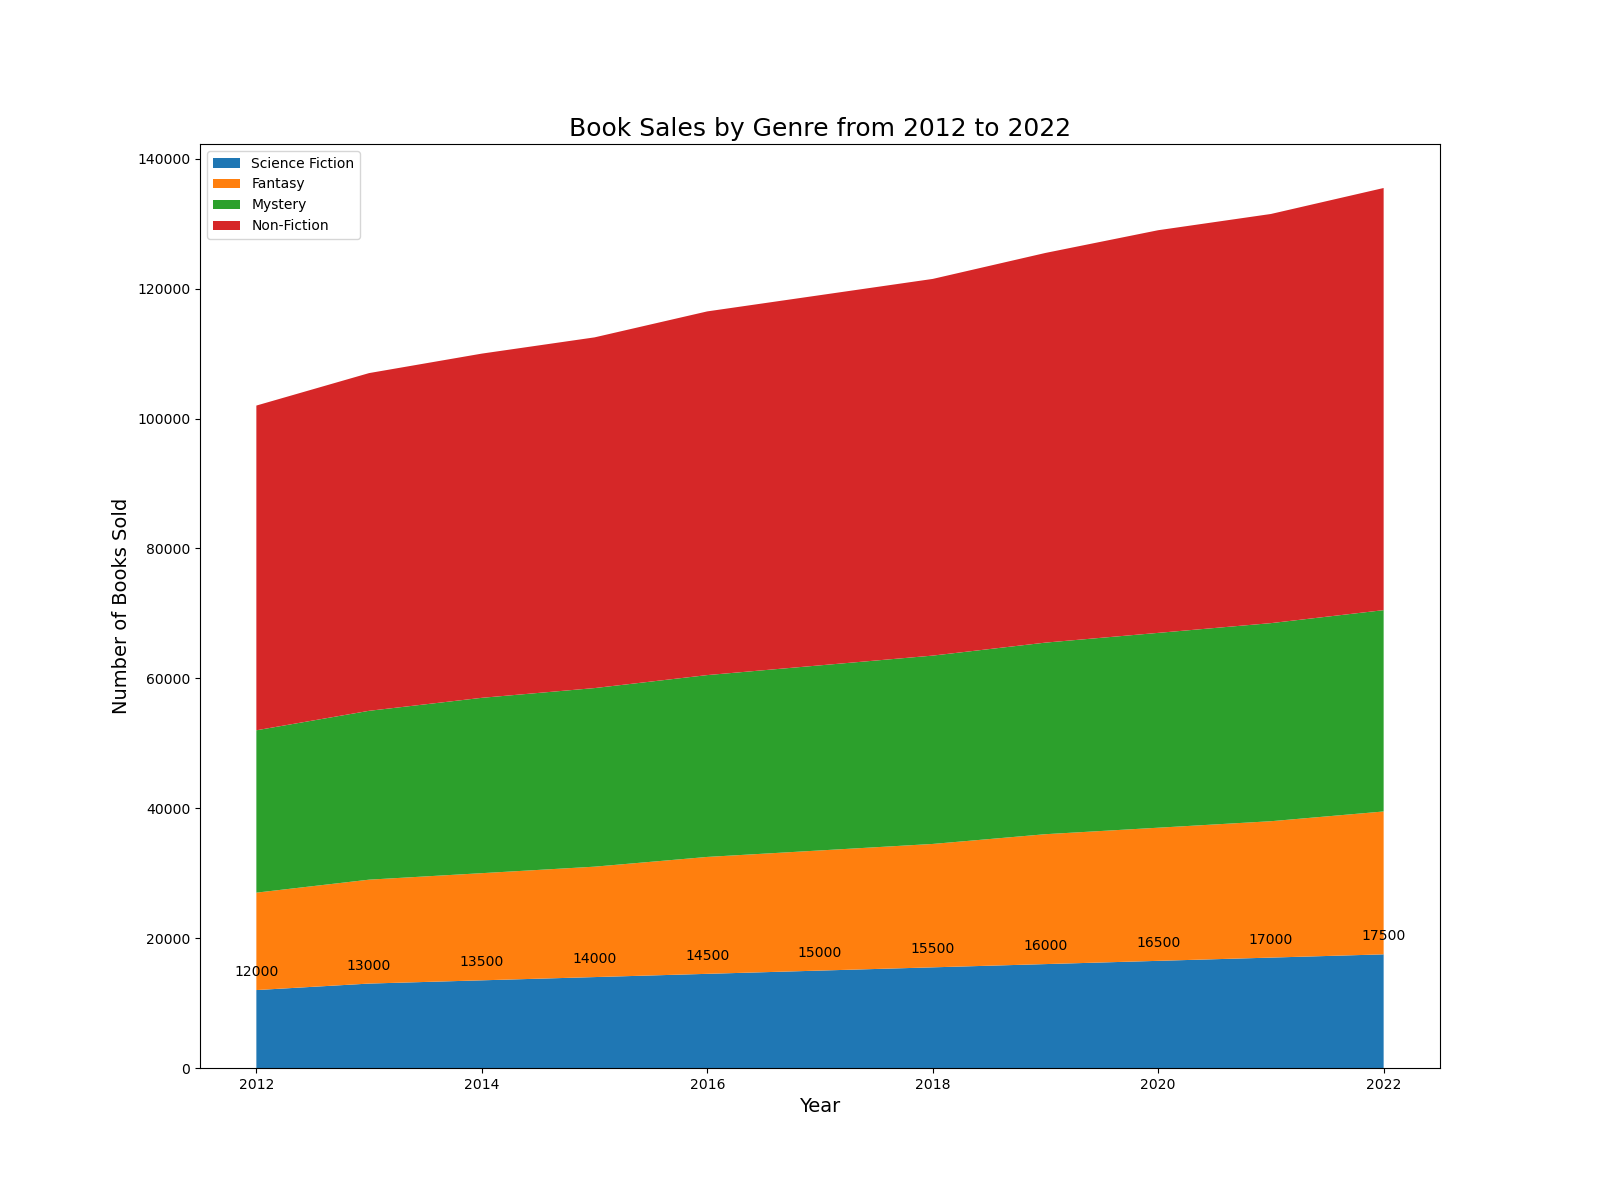

Generate this figure with Python:

import matplotlib.pyplot as plt

# Data for stacked area chart
years = range(2012, 2023)
science_fiction = [12000, 13000, 13500, 14000, 14500, 15000, 15500, 16000, 16500, 17000, 17500]
fantasy = [15000, 16000, 16500, 17000, 18000, 18500, 19000, 20000, 20500, 21000, 22000]
mystery = [25000, 26000, 27000, 27500, 28000, 28500, 29000, 29500, 30000, 30500, 31000]
non_fiction = [50000, 52000, 53000, 54000, 56000, 57000, 58000, 60000, 62000, 63000, 65000]

# Plot
plt.figure(figsize=(16, 12))  # Change width and height of the chart
plt.stackplot(years, science_fiction, fantasy, mystery, non_fiction, 
              colors=['#1f77b4', '#ff7f0e', '#2ca02c', '#d62728'])

# Customize the plot
plt.title('Book Sales by Genre from 2012 to 2022', fontsize=18)
plt.xlabel('Year', fontsize=14)
plt.ylabel('Number of Books Sold', fontsize=14)
plt.legend(['Science Fiction', 'Fantasy', 'Mystery', 'Non-Fiction'], loc='upper left')

# Annotation
for i, y in enumerate(years):
    plt.annotate(f'{science_fiction[i]}', (y, science_fiction[i]), textcoords="offset points", xytext=(0,10), ha='center')

plt.show()
